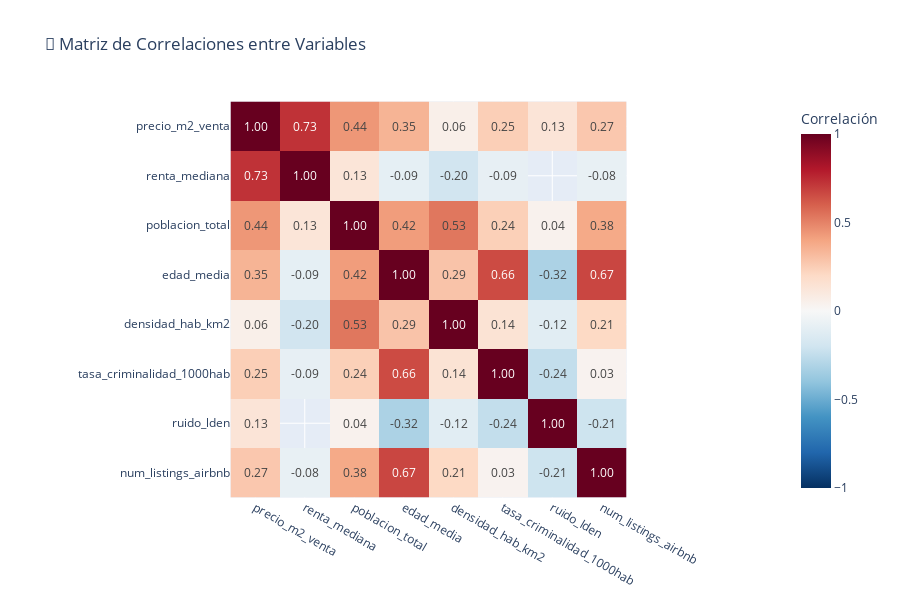

Here is the notebook cell this chart was saved with:
### Markdown cell above
---
## 4️⃣ Correlaciones Cruzadas - v_correlaciones_cruzadas

Analiza las relaciones entre diferentes variables.

### Code cell
# Cargar datos para correlaciones
query = """
SELECT 
    precio_m2_venta,
    renta_mediana,
    poblacion_total,
    edad_media,
    densidad_hab_km2,
    tasa_criminalidad_1000hab,
    nivel_lden_medio as ruido_lden,
    num_listings_airbnb
FROM v_correlaciones_cruzadas
WHERE anio >= 2020
"""

with get_connection() as conn:
    df_corr = pd.read_sql_query(query, conn)

# Calcular matriz de correlación
correlation_matrix = df_corr.corr()

# Visualizar
fig = px.imshow(
    correlation_matrix,
    labels=dict(color="Correlación"),
    title='🔗 Matriz de Correlaciones entre Variables',
    color_continuous_scale='RdBu_r',
    zmin=-1, zmax=1,
    text_auto='.2f'
)
fig.update_layout(height=600)
fig.show()

### Figure 1 — Plotly figure (JSON) as saved in the notebook; plotly's stock layout.template omitted (floating-point values rounded to 4 significant figures)
{"data": [{"coloraxis": "coloraxis", "hovertemplate": "x: %{x}<br>y: %{y}<br>Correlación: %{z}<extra></extra>", "name": "0", "texttemplate": "%{z:.2f}", "type": "heatmap", "x": ["precio_m2_venta", "renta_mediana", "poblacion_total", "edad_media", "densidad_hab_km2", "tasa_criminalidad_1000hab", "ruido_lden", "num_listings_airbnb"], "xaxis": "x", "y": ["precio_m2_venta", "renta_mediana", "poblacion_total", "edad_media", "densidad_hab_km2", "tasa_criminalidad_1000hab", "ruido_lden", "num_listings_airbnb"], "yaxis": "y", "z": [[1.0, 0.7277, 0.4415, 0.3451, 0.05905, 0.2457, 0.1343, 0.2736], [0.7277, 1.0, 0.1272, -0.09366, -0.1955, -0.0852, NaN, -0.0778], [0.4415, 0.1272, 1.0, 0.4222, 0.5344, 0.2426, 0.03996, 0.3815], [0.3451, -0.09366, 0.4222, 1.0, 0.2882, 0.6571, -0.3174, 0.6713], [0.05905, -0.1955, 0.5344, 0.2882, 1.0, 0.144, -0.115, 0.2053], [0.2457, -0.0852, 0.2426, 0.6571, 0.144, 1.0, -0.2442, 0.03358], [0.1343, NaN, 0.03996, -0.3174, -0.115, -0.2442, 1.0, -0.2085], [0.2736, -0.0778, 0.3815, 0.6713, 0.2053, 0.03358, -0.2085, 1.0]]}], "layout": {"coloraxis": {"cmax": 1, "cmin": -1, "colorbar": {"title": {"text": "Correlación"}}, "colorscale": [[0, "rgb(5,48,97)"], [0.1, "rgb(33,102,172)"], [0.2, "rgb(67,147,195)"], [0.3, "rgb(146,197,222)"], [0.4, "rgb(209,229,240)"], [0.5, "rgb(247,247,247)"], [0.6, "rgb(253,219,199)"], [0.7, "rgb(244,165,130)"], [0.8, "rgb(214,96,77)"], [0.9, "rgb(178,24,43)"], [1, "rgb(103,0,31)"]]}, "height": 600, "title": {"text": "🔗 Matriz de Correlaciones entre Variables"}, "xaxis": {"anchor": "y", "constrain": "domain", "domain": [0, 1], "scaleanchor": "y"}, "yaxis": {"anchor": "x", "autorange": "reversed", "constrain": "domain", "domain": [0, 1]}}}
